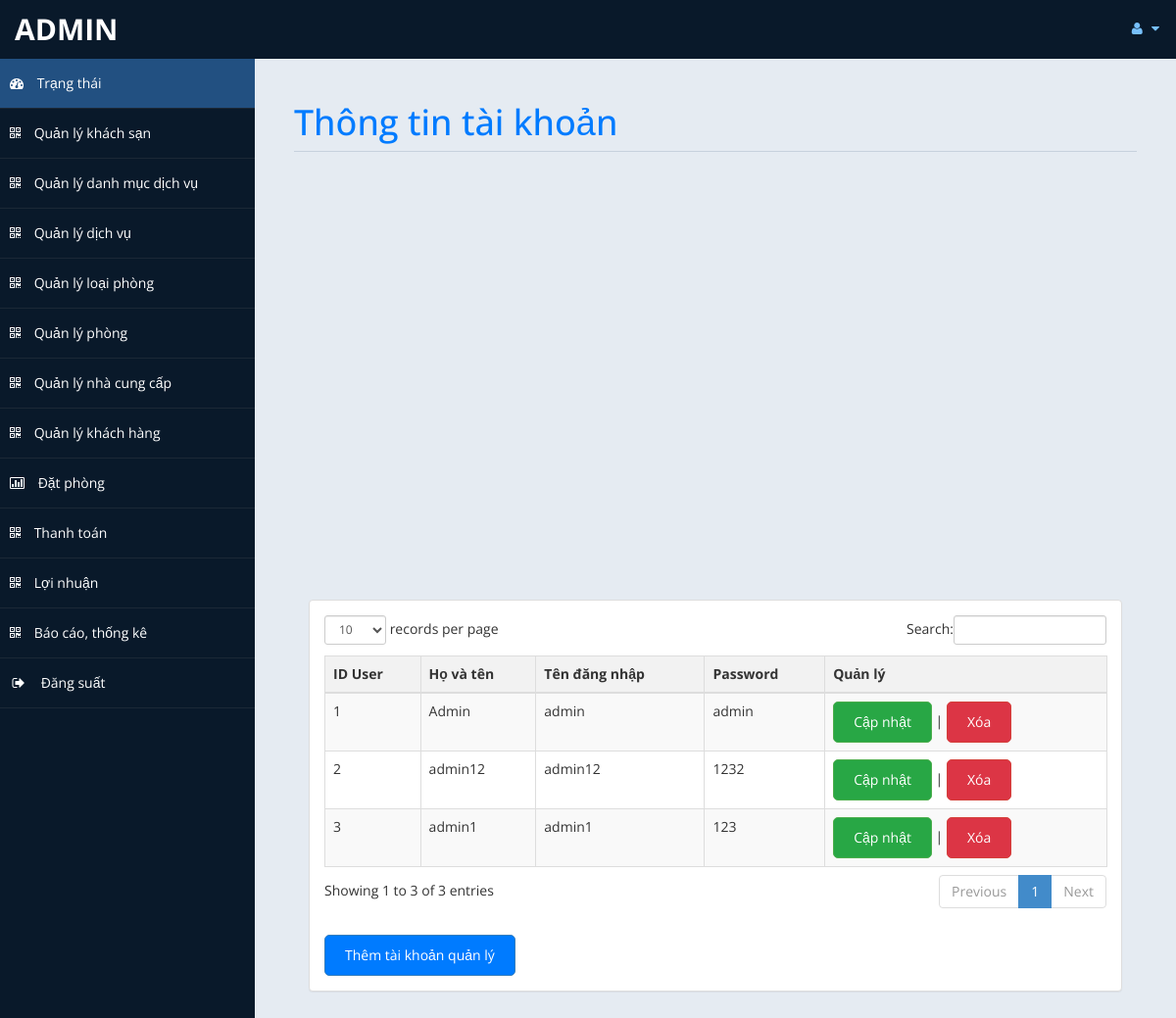
/admin/usersetting.php (signed in), run on the app's committed database.
### tables this page shows
CREATE TABLE `user` (
  `IDUSER` varchar(10) NOT NULL,
  `FULLNAME` varchar(200) NOT NULL,
  `USERNAME` varchar(200) NOT NULL,
  `IDROLE` varchar(10) NOT NULL,
  `password` varchar(50) NOT NULL
);

### admin/usersetting.php (the view, shortened to what this page needs)
<!DOCTYPE html>
<html xmlns="http://www.w3.org/1999/xhtml">
<head>
    <link href="assets/css/bootstrap.css" rel="stylesheet" />
    <link href="assets/css/font-awesome.css" rel="stylesheet" />
    <link href="assets/css/thongtin.css" rel="stylesheet" />
	<link rel="stylesheet" href="assets/css/morris.css">
    <link href="assets/css/custom-styles.css" rel="stylesheet" />
    <link href="assets/js/dataTables/dataTables.bootstrap.css" rel="stylesheet" />
</head>
<body>
    <div id="wrapper">
        <nav class="navbar navbar-default top-navbar" role="navigation">
            <div class="navbar-header">
                <a class="navbar-brand" href="home.php"><?php echo $_SESSION["user"]; ?> </a>
            </div>
            <ul class="nav navbar-top-links navbar-right">
                <li class="dropdown">
                    <a class="dropdown-toggle" data-toggle="dropdown" href="#" aria-expanded="false">
                        <i class="fa fa-user fa-fw"></i> <i class="fa fa-caret-down"></i>
                    </a>
                </li>
            </ul>
        </nav>
        <nav class="navbar-default navbar-side" role="navigation">
        <div class="sidebar-collapse">
                <ul class="nav" id="main-menu">
                    <li>
                        <a class="active-menu" href="home.php"><i class="fa fa-dashboard"></i> Trạng thái</a>
                    </li>
                    <li>
                        <a  href="khachsan.php"><i class="fa fa-qrcode"></i> Quản lý khách sạn</a>
                    </li>
                    <li>
                        <a href="danhmuc.php"><i class="fa fa-qrcode"></i> Quản lý danh mục dịch vụ</a>
                    </li>
                    <li>
                        <a  href="dichvu.php"><i class="fa fa-qrcode"></i> Quản lý dịch vụ</a>
                    </li>
                    <li>
                        <a href="loaiphong.php"><i class="fa fa-qrcode"></i> Quản lý loại phòng</a>
                    </li>
                    <li>
                        <a  href="phong.php"><i class="fa fa-qrcode"></i> Quản lý phòng</a>
                    </li>
                    <li>
                        <a href="nhacungcap.php"><i class="fa fa-qrcode"></i> Quản lý nhà cung cấp</a>
                    </li>
                    <li>
                        <a  href="khachhang.php"><i class="fa fa-qrcode"></i> Quản lý khách hàng</a>
                    </li>
                    <li>
                        <a href="datphong.php"><i class="fa fa-bar-chart-o"></i> Đặt phòng</a>
                    </li>
                    <li>
                        <a href="payment.php"><i class="fa fa-qrcode"></i> Thanh toán</a>
                    </li>
                    <li>
                        <a  href="profit.php"><i class="fa fa-qrcode"></i> Lợi nhuận</a>
                    </li>
                    <li>
                        <a href="quanlythongke.php"><i class="fa fa-qrcode"></i> Báo cáo, thống kê</a>
                    </li>
                    <li>
                        <a href="logout.php"><i class="fa fa-sign-out fa-fw"></i> Đăng suất</a>
                    </li>
					</ul>
            </div>
        </nav>
        <div id="page-wrapper" >
        <div id="page-inner">
			 <div class="row">
                    <div class="col-md-12">
                        <h1 class="page-header">
                           Thông tin tài khoản<small> </small>
                        </h1>
                    </div>
                </div>
			<?php
                include('db.php');
            ?>
            <br>
				<br>
				<br>
				<br><div id="chart"></div>
        <div class="col-md-12">
                    <div class="panel panel-default">
                        <div class="panel-body">
                            <div class="table-responsive table-striped-body">
                                <table class="table table-striped table-bordered table-hover" id="dataTables-example">
                                    <thead>
                                        <tr>
											<th>ID User</th>
                                            <th>Họ và tên</th>
                                            <th>Tên đăng nhập</th>
											<th>Password</th>
											<th>Quản lý</th>
                                        </tr>
                                    </thead>
                                    <tbody>
									<?php
										$sql="select * from user";
										$re = mysqli_query($con,$sql);
										while($row = mysqli_fetch_array($re)) {
                                            $id = $row['IDUSER'];
                                            echo "<tr class='" . ($id % 2 == 1 ? 'gradeC' : 'gradeU') . "'>";
                                            echo "<td>" . $row['IDUSER'] . "</td>";
                                            echo "<td>" . $row['FULLNAME'] . "</td>";
                                            echo "<td>" . $row['USERNAME'] . "</td>";
                                            echo "<td>" . $row['password'] . "</td>";
                                            echo "<td>
                                                    <a href='edit_user.php?id=$id'class='btn btn-success'>Cập nhật</a> |
                                                    <a href='javascript:void(0);' onclick='confirmDelete($id)' class='btn btn-danger'>Xóa</a>
                                                    </td>";
                                            echo "</tr>";
                                        }
									?>
                                    </tbody>
                                </table>
                                <div class="btn-container">
                            <a href="themuser.php" class="btn btn-primary">Thêm tài khoản quản lý</a>
                        </div>
                            </div>
                        </div>
                    </div>
                </div>
                </div>
            </div>
    </div>
</body>
</html>

### admin/assets/css/thongtin.css (style rules this page uses)
body { font-family: Arial, sans-serif; background-color: #f8f9fa; }
#page-inner { padding: 20px; }
h1.page-header { color: #007bff; margin-bottom: 30px; }
table { width: 100%; border-collapse: collapse; margin-top: 20px; }
th, td { border: 1px solid #dee2e6; padding: 12px; text-align: left; }
tr.gradeC { background-color: #f2f2f2; }
tr.gradeU { background-color: #e6e6e6; }
.btn { padding: 10px 20px; border-radius: 5px; text-decoration: none; color: #fff; }
.btn-primary { background-color: #007bff; }
.btn-success { background-color: #28a745; }
.btn-danger { background-color: #dc3545; }
.btn-container { margin-top: 20px; }
#dataTables-example { width: 100%; margin: 1em 0; border-collapse: collapse; border-spacing: 0; }
#dataTables-example th { background-color: #f2f2f2; font-weight: bold; padding: 8px; text-align: left; }
#dataTables-example td { padding: 8px; border-bottom: 1px solid #ddd; }
#dataTables-example tbody tr.gradeC { background-color: #f9f9f9; }
#dataTables-example tbody tr.gradeU { background-color: #ffffff; }

### admin/assets/css/custom-styles.css (style rules this page uses)
body { font-family: 'Open Sans', sans-serif; }
#wrapper { width: 100%; background:#09192A; }
#page-wrapper { padding: 15px 15px; min-height: 600px; background:#E5EBF2; }
#page-inner { width:100%; margin:10px 20px 10px 0px; background-color:transparent; padding:10px; min-height:1200px; }
h1, .h1, h2, .h2, h3, .h3 { margin-bottom: -5px; }
.page-header { padding-bottom: 9px; margin: 10px 0 45px; border-bottom: 1px solid #C7D1DD; }
.top-navbar { margin:0px; }
.top-navbar .navbar-brand { color: #fff; width: 260px; text-align: left; height: 60px; font-size: 30px; font-weight: 700; text-transform: uppercase; line-height: 30px; }
.top-navbar .nav > li { position: relative; display: inline-block; }
.top-navbar .nav > li > a { position: relative; display: block; padding: 19px 15px; color: #77C0FD; }
.active-menu { background-color:#225081!important; }
.sidebar-collapse , .sidebar-collapse .nav { background:none; }
.sidebar-collapse .nav { padding:0; }
.sidebar-collapse .nav > li > a { color:#fff; background:transparent; text-shadow:none; }
.sidebar-collapse > .nav > li > a { padding:15px 10px; }
.sidebar-collapse > .nav > li { border-bottom: 1px solid rgba(107, 108, 109, 0.19); }
.navbar-side { border:none; background-color: transparent; }
.top-navbar { background:#09192A; border-bottom:none; }
.top-navbar .nav > li > a > i { margin-right: 2px; }
.navbar-default { border:0px solid black; }
.navbar-header { background: #09192A; }
.nav > li > a > i { margin-right:10px; }
@media (min-width:768px) { #page-wrapper { margin: 0 0 0 260px; padding: 15px 30px; min-height: 1200px; } }
@media (min-width:768px) { .navbar-side { z-index: 1; position: absolute; width: 260px; } }
@media (min-width:768px) { .navbar { border-radius: 0px; } }

### data on the page
user: IDUSER "1", FULLNAME "Admin", USERNAME "admin", password "admin"
user: IDUSER "2", FULLNAME "admin12", USERNAME "admin12", password "1232"
user: IDUSER "3", FULLNAME "admin1", USERNAME "admin1", password "123"

### other printed values
$_SESSION["user"] "ADMIN"
